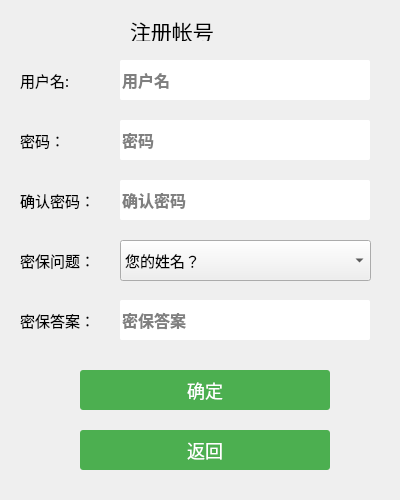
<?xml version="1.0" encoding="UTF-8"?>
<ui version="4.0">
 <class>WidgetReg</class>
 <widget class="QWidget" name="WidgetReg">
  <property name="geometry">
   <rect>
    <x>0</x>
    <y>0</y>
    <width>400</width>
    <height>500</height>
   </rect>
  </property>
  <property name="font">
   <font>
    <family>楷体</family>
    <pointsize>11</pointsize>
   </font>
  </property>
  <property name="windowTitle">
   <string>Form</string>
  </property>
  <property name="autoFillBackground">
   <bool>true</bool>
  </property>
  <widget class="QPushButton" name="oKBtn">
   <property name="geometry">
    <rect>
     <x>80</x>
     <y>370</y>
     <width>250</width>
     <height>40</height>
    </rect>
   </property>
   <property name="minimumSize">
    <size>
     <width>250</width>
     <height>40</height>
    </size>
   </property>
   <property name="maximumSize">
    <size>
     <width>250</width>
     <height>40</height>
    </size>
   </property>
   <property name="font">
    <font>
     <pointsize>-1</pointsize>
    </font>
   </property>
   <property name="styleSheet">
    <string notr="true">QPushButton{
border-radius:3px;
background-color: #4CAF50; /* Green */
color: white;
font-size: 18px;

}
QPushButton:hover{
	background-color:#76CE76;
	border:1px solid #4CAF50;

	}  
QPushButton:pressed{
	background-color:#76CE76;	
	border:1px solid #4CAF50;
	}

</string>
   </property>
   <property name="text">
    <string>确定</string>
   </property>
   <property name="autoDefault">
    <bool>false</bool>
   </property>
   <property name="default">
    <bool>false</bool>
   </property>
   <property name="flat">
    <bool>false</bool>
   </property>
  </widget>
  <widget class="QLineEdit" name="accountEdit">
   <property name="geometry">
    <rect>
     <x>120</x>
     <y>60</y>
     <width>250</width>
     <height>40</height>
    </rect>
   </property>
   <property name="sizePolicy">
    <sizepolicy hsizetype="MinimumExpanding" vsizetype="Fixed">
     <horstretch>0</horstretch>
     <verstretch>0</verstretch>
    </sizepolicy>
   </property>
   <property name="minimumSize">
    <size>
     <width>250</width>
     <height>40</height>
    </size>
   </property>
   <property name="maximumSize">
    <size>
     <width>200</width>
     <height>40</height>
    </size>
   </property>
   <property name="font">
    <font>
     <family>Courier New</family>
     <pointsize>12</pointsize>
     <weight>75</weight>
     <bold>true</bold>
    </font>
   </property>
   <property name="toolTip">
    <string>用户名</string>
   </property>
   <property name="statusTip">
    <string/>
   </property>
   <property name="autoFillBackground">
    <bool>false</bool>
   </property>
   <property name="styleSheet">
    <string notr="true">QLineEdit{
border-radius:2px;
}
QLineEdit:hover{
border:1px solid #4CAF50;
} 

</string>
   </property>
   <property name="text">
    <string/>
   </property>
   <property name="maxLength">
    <number>18</number>
   </property>
   <property name="cursorPosition">
    <number>0</number>
   </property>
   <property name="dragEnabled">
    <bool>false</bool>
   </property>
   <property name="placeholderText">
    <string>用户名</string>
   </property>
   <property name="cursorMoveStyle">
    <enum>Qt::VisualMoveStyle</enum>
   </property>
   <property name="clearButtonEnabled">
    <bool>false</bool>
   </property>
  </widget>
  <widget class="QLineEdit" name="pwdEdit">
   <property name="geometry">
    <rect>
     <x>120</x>
     <y>120</y>
     <width>250</width>
     <height>40</height>
    </rect>
   </property>
   <property name="sizePolicy">
    <sizepolicy hsizetype="MinimumExpanding" vsizetype="Fixed">
     <horstretch>0</horstretch>
     <verstretch>0</verstretch>
    </sizepolicy>
   </property>
   <property name="minimumSize">
    <size>
     <width>250</width>
     <height>40</height>
    </size>
   </property>
   <property name="maximumSize">
    <size>
     <width>200</width>
     <height>40</height>
    </size>
   </property>
   <property name="font">
    <font>
     <family>Courier New</family>
     <pointsize>12</pointsize>
     <weight>75</weight>
     <bold>true</bold>
    </font>
   </property>
   <property name="autoFillBackground">
    <bool>false</bool>
   </property>
   <property name="styleSheet">
    <string notr="true">QLineEdit{
border-radius:2px;
}
QLineEdit:hover{
border:1px solid  #4CAF50;

} 
</string>
   </property>
   <property name="inputMask">
    <string notr="true"/>
   </property>
   <property name="text">
    <string notr="true"/>
   </property>
   <property name="maxLength">
    <number>18</number>
   </property>
   <property name="echoMode">
    <enum>QLineEdit::Password</enum>
   </property>
   <property name="placeholderText">
    <string>密码</string>
   </property>
  </widget>
  <widget class="QLabel" name="regLbl">
   <property name="geometry">
    <rect>
     <x>130</x>
     <y>20</y>
     <width>111</width>
     <height>21</height>
    </rect>
   </property>
   <property name="font">
    <font>
     <family>楷体</family>
     <pointsize>16</pointsize>
    </font>
   </property>
   <property name="text">
    <string>注册帐号</string>
   </property>
  </widget>
  <widget class="QLineEdit" name="pwdEdit_2">
   <property name="geometry">
    <rect>
     <x>120</x>
     <y>180</y>
     <width>250</width>
     <height>40</height>
    </rect>
   </property>
   <property name="sizePolicy">
    <sizepolicy hsizetype="MinimumExpanding" vsizetype="Fixed">
     <horstretch>0</horstretch>
     <verstretch>0</verstretch>
    </sizepolicy>
   </property>
   <property name="minimumSize">
    <size>
     <width>250</width>
     <height>40</height>
    </size>
   </property>
   <property name="maximumSize">
    <size>
     <width>200</width>
     <height>40</height>
    </size>
   </property>
   <property name="font">
    <font>
     <family>Courier New</family>
     <pointsize>12</pointsize>
     <weight>75</weight>
     <bold>true</bold>
    </font>
   </property>
   <property name="autoFillBackground">
    <bool>false</bool>
   </property>
   <property name="styleSheet">
    <string notr="true">QLineEdit{
border-radius:2px;
}
QLineEdit:hover{
border:1px solid  #4CAF50;

} 
</string>
   </property>
   <property name="inputMask">
    <string notr="true"/>
   </property>
   <property name="text">
    <string notr="true"/>
   </property>
   <property name="maxLength">
    <number>18</number>
   </property>
   <property name="echoMode">
    <enum>QLineEdit::Password</enum>
   </property>
   <property name="placeholderText">
    <string>确认密码</string>
   </property>
  </widget>
  <widget class="QComboBox" name="comboBox">
   <property name="geometry">
    <rect>
     <x>120</x>
     <y>240</y>
     <width>251</width>
     <height>41</height>
    </rect>
   </property>
   <item>
    <property name="text">
     <string>您的姓名？</string>
    </property>
   </item>
   <item>
    <property name="text">
     <string>您的生日？</string>
    </property>
   </item>
  </widget>
  <widget class="QLineEdit" name="qstionEdit">
   <property name="geometry">
    <rect>
     <x>120</x>
     <y>300</y>
     <width>250</width>
     <height>40</height>
    </rect>
   </property>
   <property name="sizePolicy">
    <sizepolicy hsizetype="MinimumExpanding" vsizetype="Fixed">
     <horstretch>0</horstretch>
     <verstretch>0</verstretch>
    </sizepolicy>
   </property>
   <property name="minimumSize">
    <size>
     <width>250</width>
     <height>40</height>
    </size>
   </property>
   <property name="maximumSize">
    <size>
     <width>200</width>
     <height>40</height>
    </size>
   </property>
   <property name="font">
    <font>
     <family>Courier New</family>
     <pointsize>12</pointsize>
     <weight>75</weight>
     <bold>true</bold>
    </font>
   </property>
   <property name="autoFillBackground">
    <bool>false</bool>
   </property>
   <property name="styleSheet">
    <string notr="true">QLineEdit{
border-radius:2px;
}
QLineEdit:hover{
border:1px solid  #4CAF50;

} 
</string>
   </property>
   <property name="inputMask">
    <string notr="true"/>
   </property>
   <property name="text">
    <string notr="true"/>
   </property>
   <property name="maxLength">
    <number>18</number>
   </property>
   <property name="placeholderText">
    <string>密保答案</string>
   </property>
  </widget>
  <widget class="QLabel" name="qstionLbl">
   <property name="geometry">
    <rect>
     <x>20</x>
     <y>250</y>
     <width>81</width>
     <height>21</height>
    </rect>
   </property>
   <property name="text">
    <string>密保问题：</string>
   </property>
  </widget>
  <widget class="QPushButton" name="BackBtn">
   <property name="geometry">
    <rect>
     <x>80</x>
     <y>430</y>
     <width>250</width>
     <height>40</height>
    </rect>
   </property>
   <property name="minimumSize">
    <size>
     <width>250</width>
     <height>40</height>
    </size>
   </property>
   <property name="maximumSize">
    <size>
     <width>250</width>
     <height>40</height>
    </size>
   </property>
   <property name="font">
    <font>
     <pointsize>-1</pointsize>
    </font>
   </property>
   <property name="styleSheet">
    <string notr="true">QPushButton{
border-radius:3px;
background-color: #4CAF50; /* Green */
color: white;
font-size: 18px;

}
QPushButton:hover{
	background-color:#76CE76;
	border:1px solid #4CAF50;

	}  
QPushButton:pressed{
	background-color:#76CE76;	
	border:1px solid #4CAF50;
	}

</string>
   </property>
   <property name="text">
    <string>返回</string>
   </property>
   <property name="autoDefault">
    <bool>false</bool>
   </property>
   <property name="default">
    <bool>false</bool>
   </property>
   <property name="flat">
    <bool>false</bool>
   </property>
  </widget>
  <widget class="QLabel" name="label">
   <property name="geometry">
    <rect>
     <x>20</x>
     <y>70</y>
     <width>72</width>
     <height>21</height>
    </rect>
   </property>
   <property name="font">
    <font>
     <family>楷体</family>
     <pointsize>11</pointsize>
    </font>
   </property>
   <property name="text">
    <string>用户名:</string>
   </property>
  </widget>
  <widget class="QLabel" name="label_2">
   <property name="geometry">
    <rect>
     <x>20</x>
     <y>130</y>
     <width>72</width>
     <height>21</height>
    </rect>
   </property>
   <property name="font">
    <font>
     <family>楷体</family>
     <pointsize>11</pointsize>
    </font>
   </property>
   <property name="text">
    <string>密码：</string>
   </property>
  </widget>
  <widget class="QLabel" name="label_3">
   <property name="geometry">
    <rect>
     <x>20</x>
     <y>190</y>
     <width>81</width>
     <height>21</height>
    </rect>
   </property>
   <property name="font">
    <font>
     <family>楷体</family>
     <pointsize>11</pointsize>
    </font>
   </property>
   <property name="text">
    <string>确认密码：</string>
   </property>
  </widget>
  <widget class="QLabel" name="qstionLbl_2">
   <property name="geometry">
    <rect>
     <x>20</x>
     <y>310</y>
     <width>81</width>
     <height>21</height>
    </rect>
   </property>
   <property name="text">
    <string>密保答案：</string>
   </property>
  </widget>
 </widget>
 <resources/>
 <connections/>
</ui>
